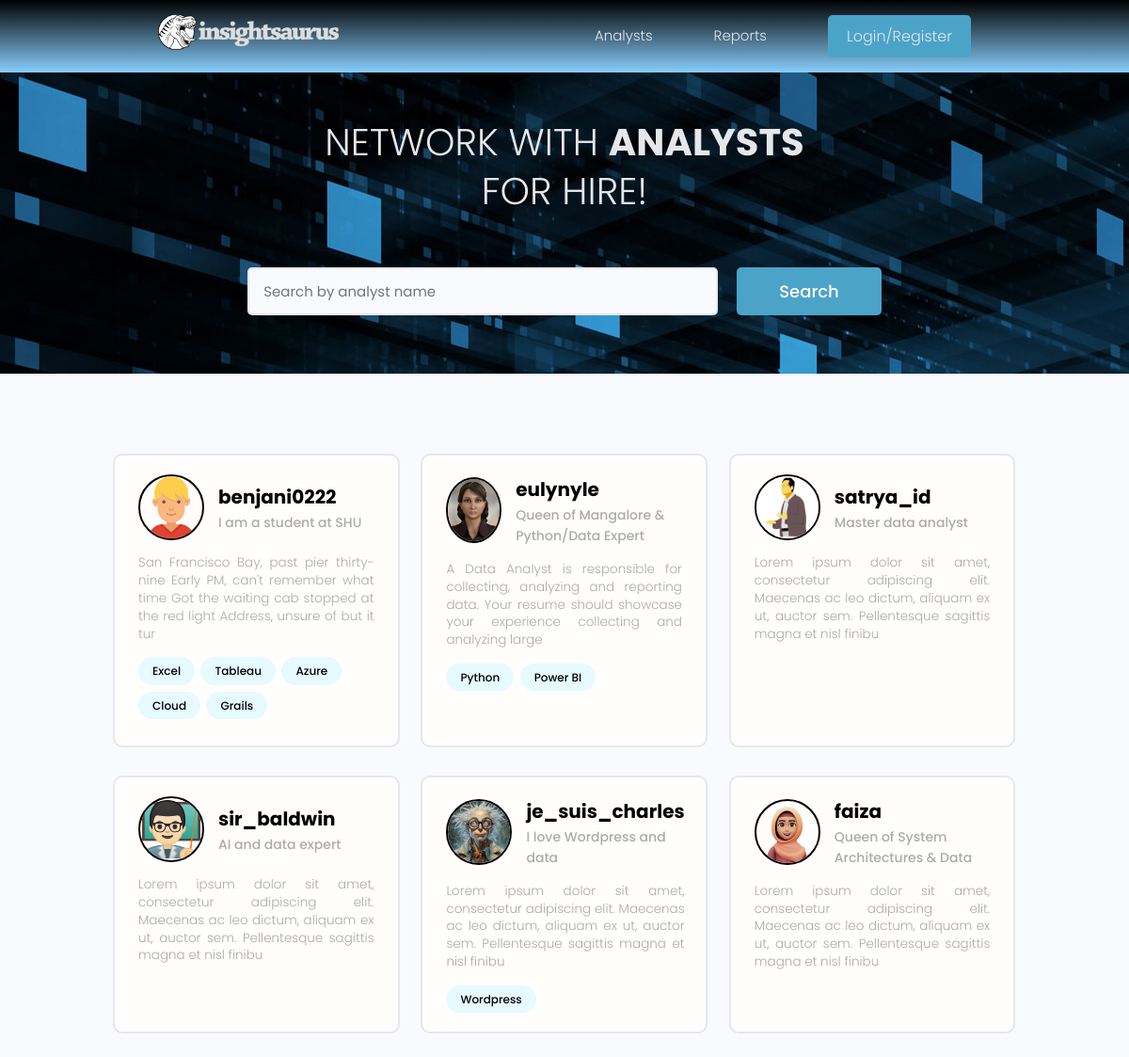
Before: /users/ with the older database file.
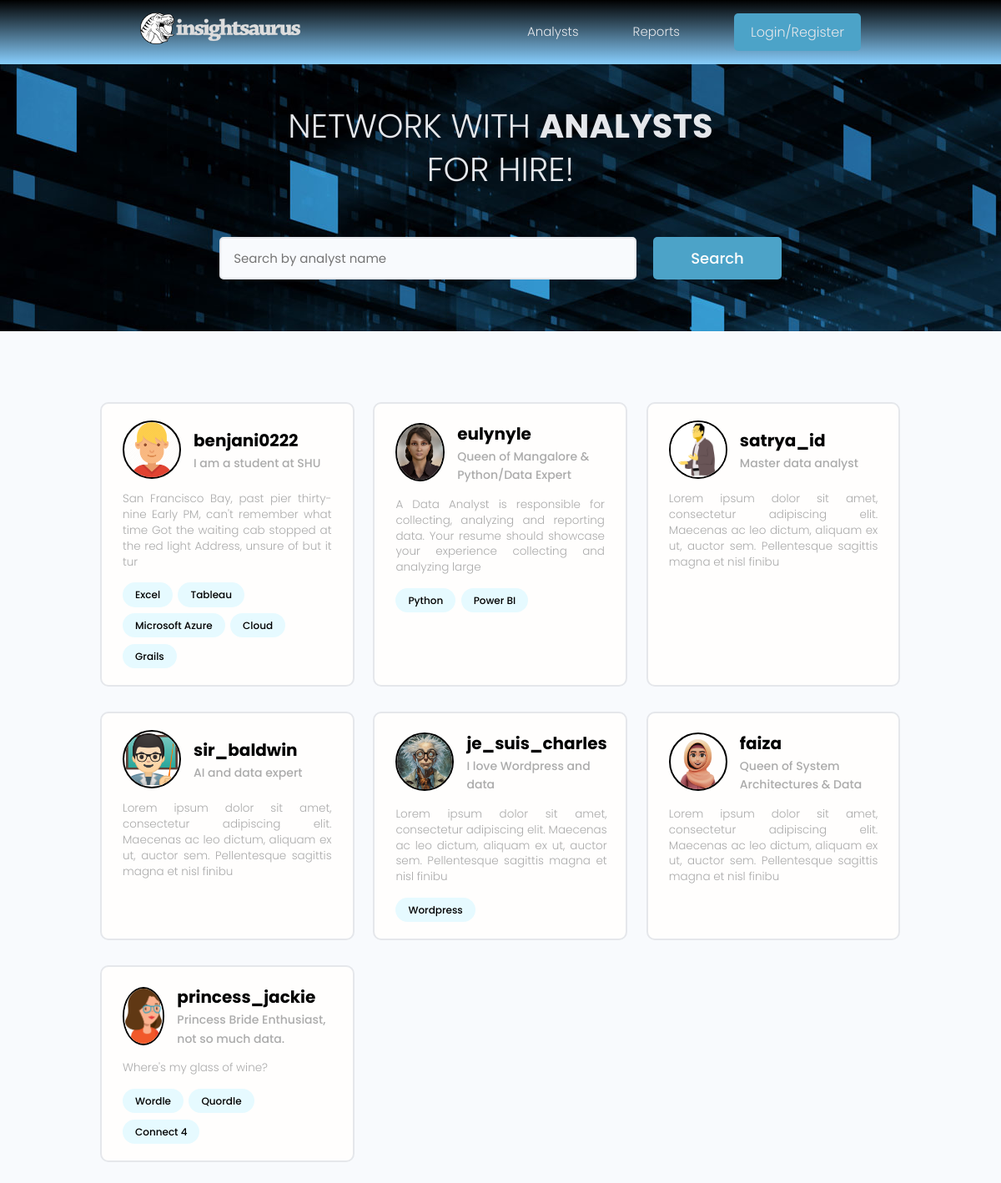
After: the same page with the newer database file.
### users/models.py (models this page shows, shortened)
class Profile(models.Model):
    user = models.OneToOneField(User, on_delete=models.CASCADE, null=True, blank=True)
    name = models.CharField(max_length=200, blank=True, null=True)
    email = models.EmailField(max_length=200, blank=True, null=True)
    username = models.CharField(max_length=200, blank=True, null=True)
    location = models.CharField(max_length=200, blank=True, null=True)
    short_bio = models.CharField(max_length=200, blank=True, null=True)
    bio = models.CharField(max_length=2000, blank=True, null=True)
    profile_image = models.ImageField(null=True, blank=True, upload_to='profiles/', default="profiles/default-profile.png")
    available = models.BooleanField(default=False)
    created = models.DateTimeField(auto_now_add=True)
    id_num = models.UUIDField(default=uuid.uuid4, unique=True, primary_key=True, editable=False)

class Skill(models.Model):
    owner = models.ForeignKey(Profile, on_delete=models.CASCADE, null=True, blank=True)
    name = models.CharField(max_length=200, blank=True, null=True)
    description = models.TextField(null=True, blank=True)
    created = models.DateTimeField(auto_now_add=True)
    id_num = models.UUIDField(default=uuid.uuid4, unique=True, primary_key=True, editable=False)
    def __str__(self):
        return str(self.name)

### users/views.py (the view)
# urls.py: path('', views.profiles, name="profiles"),
def profiles(request):
    profiles = Profile.objects.all()
    context = {'profiles': profiles}
    return render(request, 'users/profiles.html', context)

### users/templates/users/profiles.html (shortened to what this page needs)
{% extends 'main.html' %}
{% block content %}
<main class="home">
    <section class="hero-section text-center">
      <div class="container container--narrow">
        <div class="hero-section__box">
          <h2>NETWORK WITH <span>ANALYSTS</span></h2>
          <h2>FOR HIRE!</h2>
        </div>
        <div class="hero-section__search">
          <form class="form" action="#" method="get">
            <div class="form__field">
              <input class="input input--text" id="formInput#search" type="text" name="text"
                placeholder="Search by analyst name" />
            </div>
            <input class="btn btn--sub btn--lg" type="submit" value="Search" />
          </form>
        </div>
      </div>
    </section>
    <section class="devlist">
      <div class="container">
        <div class="grid grid--three">
          {% for profile in profiles %}
          <div class="column card">
            <div class="dev">
              <a href="{% url 'user-profile' profile.id_num %}" class="card__body">
                <div class="dev__profile">
                  <img class="avatar avatar--md" src="{{ profile.profile_image.url }}" alt="image" />
                  <div class="dev__meta">
                    <h3>{{ profile.username }}</h3>
                    <h5>{{ profile.short_bio|slice:"50" }}</h5>
                  </div>
                </div>
                <p class="dev__info">{{ profile.bio|slice:"150" }}</p>
                <div class="dev__skills">
                  {% for skill in profile.skill_set.all|slice:"5" %}
                  <span class="tag tag--pill tag--main">
                    <small>{{skill}}</small>
                  </span>
                  {% endfor %}
                </div>
              </a>
            </div>
          </div>
          {% endfor %}
        </div>
      </div>
    </section>
  </main>
{% endblock content %}

### templates/main.html (shortened to what this page needs)
<!DOCTYPE html>
{% load static %}
<html>
    <head>
        <link rel="stylesheet" href="https://cdn.iconmonstr.com/1.3.0/css/iconmonstr-iconic-font.min.css" />
        <link rel="stylesheet" href="{% static 'uikit/styles/uikit.css' %}" />
        <link rel="stylesheet" href="{% static 'styles/app.css' %}" />
    </head>
    <body>
        {% include 'navbar.html' %}
        {% block content %}
        {% endblock %}
    </body>
</html>

### templates/navbar.html (shortened to what this page needs)
{% load static %}
<header class="header">
    <div class="container container--narrow">
      <a href="{% url 'datasets' %}" class="header__logo">
        <img src="{% static 'images/insightsaurus_logo.png' %}" alt="Insightsaurus Logo" />
      </a>
      <nav class="header__nav">
        <ul class="header__menu">
          <li class="header__menuItem"><a href="{% url 'profiles' %}">Analysts</a></li>
          <li class="header__menuItem"><a href="{% url 'datasets' %}">Reports</a></li>
          {% if request.user.is_authenticated %}
          <li class="header__menuItem"><a href="">Inbox</a></li>
          <li class="header__menuItem"><a href="{% url 'account' %}">My Account</a></li>
          <li class="header__menuItem"><a href="{% url 'logout' %}" class="btn btn--sub">Logout</a></li>
          {% else %}
          <li class="header__menuItem"><a href="{% url 'login' %}" class="btn btn--sub">Login/Register</a></li>
          {% endif %}
        </ul>
      </nav>
    </div>
  </header>

### static/styles/app.css (style rules this page uses)
:root { --color-sub: #000000; }
.btn--sub { background-color: var(--color-sub-light); }
.card { border: 2px solid var(--color-light); }
img { width: 100%; }
.header { position: sticky; z-index: 111; background: linear-gradient(to bottom, var(--color-main), rgb(136, 206, 253)); padding: 1.5rem 0; }
.header > .container { display: flex; justify-content: space-between; align-items: center; }
.header__logo > img { height: 3.8rem; }
.header__nav > ul { display: inline-flex; align-items: center; list-style: none; gap: 6.5rem; }
.header__menuItem > a { color: var(--color-light); font-weight: 300; }
.hero-section.text-center { background: url(../images/data-analysis.jpg); }
.hero-section { height: 40vh; display: flex; align-items: center; }
.hero-section__box { margin-bottom: 4rem; }
.hero-section__box > h2, .hero-section__box > h2 > span { font-size: 4rem; color: var(--color-light); line-height: 1.3; text-transform: uppercase; }
.hero-section__box > h2 { font-weight: 300; }
.hero-section__box > h2 > span { font-weight: 700; }
.hero-section__search > .form { display: flex; align-items: center; justify-content: center; gap: 2rem; }
.hero-section__search > .form input.input--text { width: 50rem; }
.devlist { margin-top: 8rem; }
.devlist .grid { align-items: stretch; }
.devlist .dev .dev__profile { display: flex; align-items: center; gap: 1.5rem; }
.devlist .dev .dev__meta h3 { color: var(--color-sub); font-size: 2rem; font-weight: 700; }
.devlist .dev .dev__meta h5 { color: var(--color-text); font-size: 1.4rem; font-weight: 500; }
.devlist .dev .dev__info { margin: 1.5rem 0; font-size: 1.35rem; line-height: 1.4; text-align: justify; }

### static/uikit/styles/modules/_variables.css (style rules this page uses)
:root { --color-main: #000000; --color-main-light: #e6faff; --color-sub: #63D0B8; --color-sub-light: #4ca3c8; --color-sub-lighter: #ededfd; --color-text: #ababab; --color-gray: #8b8b8b; --color-light: #e5e7eb; --color-light-gray: #767676; --color-bg: #f8fafd; --color-white: #fffefd; --color-white-light: #f3f3f3; --color-success: #359e64; --color-success-bg: #def8e8; --color-error: #fc4b0b; --color-error-bg: #fff2ee; --font-base: 'Poppins', arial, helvetica, 'Segoe UI', roboto, ubuntu, sans-serif; --font-monospace: 'Fira Code', 'Courier New', courier, monospace; --font-regular: 300; --font-medium: 500; --font-bold: 700; --generic-shadow: 1px 1px 5px #00000010; --generic-transition: all 0.3s ease-in-out; }

### static/uikit/styles/modules/_base.css (style rules this page uses)
* { margin: 0; padding: 0; box-sizing: border-box; text-rendering: optimizeLegibility; color: inherit; font-size: inherit; }
html { font-size: 50%; }
@media only screen and (min-width: 480px) { html { font-size: 56.25%; } }
@media only screen and (min-width: 1200px) { html { font-size: 62.5%; } }
body { line-height: 1.6; font-weight: 400; font-size: 1.5rem; color: var(--color-text); background-color: var(--color-bg); min-height: 100vh; }

### static/uikit/styles/modules/_typography.css (style rules this page uses)
* { font-family: var(--font-base); }
h2 { font-size: 3.6rem; font-weight: var(--font-bold); }
h3 { font-size: 3.2rem; font-weight: var(--font-medium); }
h5 { font-size: 2.4rem; font-weight: var(--font-medium); }
h5, h6 { font-weight: var(--font-regular); }
p, span, strong { font-size: 1.6rem; color: var(--color-text); font-weight: var(--font-regular); }
a { padding-bottom: 2px; text-decoration: none; display: inline-block; color: var(--color-main); font-weight: var(--font-medium); }

### static/uikit/styles/modules/_utilities.css (style rules this page uses)
.container { width: 92%; max-width: 165rem; margin: 0 auto; box-sizing: border-box; }
.container--narrow { width: 92%; max-width: 120rem; }
@media screen and (min-width: 1000px) { .container { width: 90%; } }
@media screen and (min-width: 1000px) { .container--narrow { width: 85%; } }
@media screen and (min-width: 1200px) { .container { width: 80%; } }
@media screen and (min-width: 1200px) { .container--narrow { width: 72%; } }
.text-center { text-align: center; }

### static/uikit/styles/modules/_avatar.css (style rules this page uses)
.avatar { border-radius: 50%; border: 2px solid var(--color-main); object-fit: cover; }
.avatar--md { height: 7rem; width: 7rem; }

### static/uikit/styles/modules/_card.css (style rules this page uses)
.card { border-radius: 1rem; background-color: var(--color-white); border: 1.5px solid var(--color-light); width: auto; height: auto; margin-top: 0.5rem; margin-bottom: 0.5rem; overflow: hidden; }
.card__body, .card__header { padding: 2rem 2.5rem; }

Changed rows visible on the page:
changed Skill: name "Azure" → "Microsoft Azure"
added Profile: profile_image (picture), username "princess_jackie", short_bio "Princess Bride Enthusiast, not so much data.", bio "Where's my glass of wine?"
added Skill: name "Wordle", shown under "princess_jackie"
added Skill: name "Quordle", shown under "princess_jackie"
added Skill: name "Connect 4", shown under "princess_jackie"
